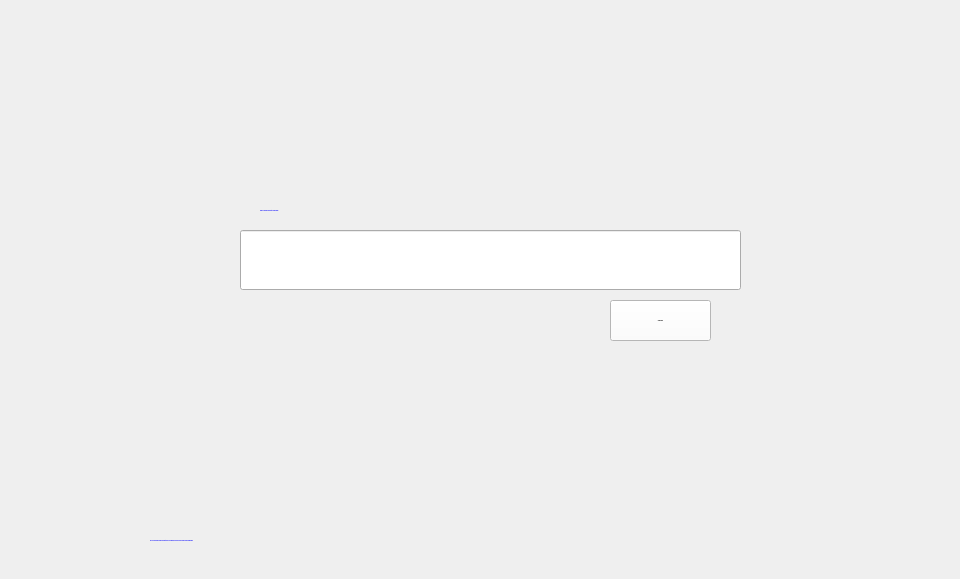
   <widget class="QWidget" name="Supprimer">
    <attribute name="title">
     <string>Supprimer Piste</string>
    </attribute>
    <widget class="QLabel" name="labelSupprimer">
     <property name="geometry">
      <rect>
       <x>260</x>
       <y>180</y>
       <width>411</width>
       <height>60</height>
      </rect>
     </property>
     <property name="font">
      <font>
       <family>century gothic</family>
       <pointsize>-1</pointsize>
       <weight>75</weight>
       <bold>true</bold>
      </font>
     </property>
     <property name="styleSheet">
      <string notr="true">QLabel{	
	color: rgb(0, 0, 255);
}
</string>
     </property>
     <property name="text">
      <string>Saisir le numéro de piste à supprimer :</string>
     </property>
    </widget>
    <widget class="QLabel" name="labelSupprimer_2">
     <property name="geometry">
      <rect>
       <x>150</x>
       <y>510</y>
       <width>801</width>
       <height>60</height>
      </rect>
     </property>
     <property name="font">
      <font>
       <family>century gothic</family>
       <pointsize>-1</pointsize>
       <weight>75</weight>
       <bold>true</bold>
      </font>
     </property>
     <property name="styleSheet">
      <string notr="true">QLabel{	
	color: rgb(0, 0, 255);
}</string>
     </property>
     <property name="text">
      <string>NB : Vous pouvez choisir une piste par une double click sur son numéro dans l'affichage.</string>
     </property>
    </widget>
    <widget class="QLineEdit" name="lineEditSupprimer">
     <property name="geometry">
      <rect>
       <x>240</x>
       <y>230</y>
       <width>501</width>
       <height>60</height>
      </rect>
     </property>
    </widget>
    <widget class="QPushButton" name="pushButtonSupprimer">
     <property name="geometry">
      <rect>
       <x>610</x>
       <y>300</y>
       <width>101</width>
       <height>41</height>
      </rect>
     </property>
     <property name="font">
      <font>
       <family>century gothic</family>
       <pointsize>-1</pointsize>
       <weight>75</weight>
       <bold>true</bold>
      </font>
     </property>
     <property name="styleSheet">
      <string notr="true">QPushButton {
	background-color: rgb(255, 255, 255);
    color: black;
}

QPushButton:hover {
	color: white;
	background-color: rgb(0, 0, 152);
}

QPushButton:pressed {
    color: white;
	background-color: rgb(0, 0, 152);
}</string>
     </property>
     <property name="text">
      <string>Supprimer</string>
     </property>
    </widget>
   </widget>
